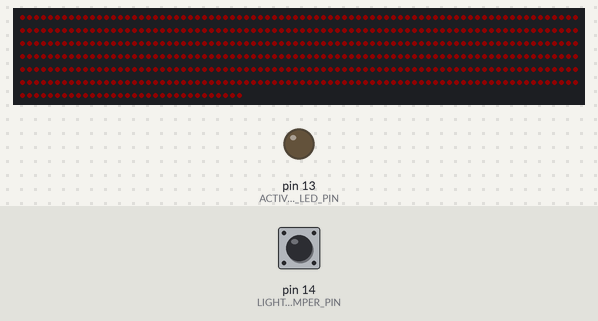
A sketch run on a simulated Arduino Mega 2560, built with avr-gcc and run on an emulated ATmega2560. Shown: 512 RGB LEDs in strip order, left to right, continuing on the next row, output pins drawn as LEDs (lit = HIGH). The inputs (shaded band) are chosen by the test bench; at power-on: pin 14 (LIGHT_TEMPERATURE_JUMPER_PIN) HIGH. Dim RGB values are drawn brighter than linear; what the sketch prints to the serial monitor is not drawn.

Above: at 3.1 s.
Timing chart, 0 to 4.6 s (numbered marks = the images above):
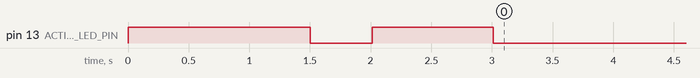

The sketch:

serialimagereceiver.ino
```cpp
#define _TESTING

#define _DEBUG

#include <FastLED.h>

#define PANEL_HEIGHT 8
#define PANEL_WIDTH 32
const int PANEL_SIZE = PANEL_HEIGHT * PANEL_WIDTH;
const int PANEL_OFFSET = PANEL_SIZE - 1;

#define HWSERIAL Serial2
#define ACTIVITY_LED_PIN 13

int pixels;
bool recvd;
const int ROWS = PANEL_HEIGHT * 2;
const int  COLUMNS = PANEL_WIDTH;

#define NUM_LEDS (COLUMNS * ROWS)
CRGB leds_plus_safety_pixel[ NUM_LEDS];
CRGB* const leds( leds_plus_safety_pixel);

const byte FRAME_HEADER_1 = 0x01;
const byte FRAME_HEADER_2 = 0x02;
const byte FRAME_HEADER_3 = 0x03;
#define FRAME_BRIGHTNESS_LENGTH 5

unsigned long frame;
int frame_brightness;

int row;

// If the frame header brightness is below this value, dim the display brightness
#define BRIGHTNESS_MEDIUM_THRESHOLD 80
#define BRIGHTNESS_BRIGHT_THRESHOLD 120
#define BRIGHTNESS_DARK 16
#define BRIGHTNESS_MEDIUM 48
#define BRIGHTNESS_BRIGHT 64
#define LED_SETTING_BLINK_DURATION_MS 1000
#define LIGHT_TEMPERATURE_JUMPER_PIN 14
#define BRIGHTNESS_JUMPER_PIN 16
#define DISPLAY_LED_PIN  3
#define COLOR_ORDER RGB
#define CHIPSET     WS2811
boolean brightness_switch;
boolean temperature_switch;

//#define LIGHT_TEMPERATURE WarmFluorescent
//#define LIGHT_TEMPERATURE Halogen
//#define LIGHT_TEMPERATURE FullSpectrumFluorescent
#define LIGHT_TEMPERATURE_WARM Tungsten100W
#define LIGHT_TEMPERATURE_COOL CoolWhiteFluorescent

void testCoordinateMapping(int x, int y) {
  Serial.print("logical coordinates (x,y):");
  Serial.print(x);
  Serial.print(",");
  Serial.print(y);
  Serial.print(": pixel:");
  Serial.println(getPixelForCoord(x,y));
}

void showTestCoordinates() {
  testCoordinateMapping(0, 0);
  testCoordinateMapping(0, 7);
  testCoordinateMapping(0, 8);
  testCoordinateMapping(0, 15);

  testCoordinateMapping(30, 0);
  testCoordinateMapping(31, 0);
  testCoordinateMapping(31, 7);
  testCoordinateMapping(30, 8);
  testCoordinateMapping(30, 15);
  testCoordinateMapping(31, 8);
  testCoordinateMapping(31, 15);
}

void setup() {
  Serial.begin(9600);
  #ifdef _DEBUG
  Serial.println("setup");
  #endif

  HWSERIAL.begin(230400);
  HWSERIAL.setTimeout(1);
  pinMode(ACTIVITY_LED_PIN, OUTPUT);
  pinMode(BRIGHTNESS_JUMPER_PIN, INPUT_PULLUP);
  pinMode(LIGHT_TEMPERATURE_JUMPER_PIN, INPUT_PULLUP);

  digitalWrite(ACTIVITY_LED_PIN, HIGH);
  delay(500);
  digitalWrite(ACTIVITY_LED_PIN, LOW);
  pixels = 0;
  frame = 0;
  row = 0;
  recvd = false;
  frame_brightness = 0;

  FastLED.addLeds<CHIPSET, DISPLAY_LED_PIN, COLOR_ORDER>(leds, NUM_LEDS);
  FastLED.setCorrection(TypicalPixelString);
  setLEDLighting();
  FastLED.show();

  #ifdef _DEBUG
  Serial.println("/setup");
  Serial.println("/setup");
  #endif

  #ifdef _TESTING
  Serial.println("Testing coordinate mapping");
  showTestCoordinates();
  showTestLEDPattern();
  #endif

}

void showTestLEDPattern() {
  Serial.println("Displaying test pattern");
  setLEDLighting();
  for (int x=0; x<COLUMNS; x++) {
    for (int y=0; y<ROWS; y++) {
      if ((x % 2) && (y % 2) )
       leds[getPixelForCoord(x, y)] = CRGB( 255, 0, 0);
       else
       leds[getPixelForCoord(x, y)] = CRGB( 255, 0, 0);
    }
  }
  FastLED.show();
  Serial.println("Displayed test pattern");
  delay(5000);
}

bool getNextByte(byte *b) {
  bool recvd = false;
  if (HWSERIAL.available()) {
    recvd = true;
    *b = HWSERIAL.read();
  }
  return recvd;
}

void getFrame() {
  pixels = 0;
  while (row < ROWS) {
    byte colors[3];
    for (int colorIdx = 0; colorIdx < 3; colorIdx++) {
      while (!getNextByte(&(colors[colorIdx])));
    }
    // Pixel data from the imageprocessor is RGB but even tho our FASTLED color order is RGB we need to rearrange them
    leds[getPixelForCoord(pixels, row)] = CRGB( colors[1], colors[0], colors[2]);
    pixels += 1;

    if (!(pixels % COLUMNS)) {
      row += 1;
      pixels = 0;
    }
  }
#ifdef _DEBUG
  Serial.print("END OF FRAME: ");
  Serial.println(frame++);
#endif
  if (frame > 1000) {
#ifdef _DEBUG
    Serial.println("Frame counter reset");
#endif
    frame = 0;
  }
  row = 0;
}

int getPixelForCoord(const int x, const int y) {
  if (y < PANEL_HEIGHT)
    return coordForPanel1(x, y);
  else
    return coordForPanel2(x, y);
}

int coordForPanel1(const int x, const int y) {
  if (x % 2)
    return countUpPanel1(x, y);
  else
    return countDownPanel1(x, y);
}

int coordForPanel2(const int x, const int y) {
  if (x % 2)
    return countUpPanel2(x, y);
  else
    return countDownPanel2(x, y);
}

int countDownPanel1(const int x, const int y) {
  return x * PANEL_HEIGHT + y;
}

int countUpPanel1(const int x, const int y) {
  return x * PANEL_HEIGHT + (PANEL_HEIGHT - 1 - y);
}

int countDownPanel2(const int x, const int y) {
  return PANEL_OFFSET + (x * PANEL_HEIGHT) + (y - PANEL_HEIGHT + 1) ;
}

int countUpPanel2(const int x, const int y) {
  return PANEL_OFFSET + (x + 1) * PANEL_HEIGHT - (y - PANEL_HEIGHT);
}

void waitForByte(byte syncByte) {
  int f = 0;
  byte b = ' ';
  while (b != syncByte) {
    while (!getNextByte(&b))
      ;
    f += 1;
  }
#ifdef _DEBUG
  Serial.print("Footer: ");
  Serial.println(f - 1);
#endif
}

// This returns true if a frame header was found
// and sets the brightness global
bool syncToFrame() {
  byte b;
  byte header_brightness[FRAME_BRIGHTNESS_LENGTH + 1];
  header_brightness[FRAME_BRIGHTNESS_LENGTH] = '\0';
  waitForByte(FRAME_HEADER_1);
  while (!getNextByte(&b))
    ;
  if (b != FRAME_HEADER_2) {
    Serial.println("!sync2");
    return false;
  }

  for (int i = 0; i < FRAME_BRIGHTNESS_LENGTH; i++) {
    while (!getNextByte(&b))
      ;
    header_brightness[i] = b;
  }
#ifdef _DEBUG
  Serial.print("brightness");
  Serial.println((char*)header_brightness);
#endif

  while (!getNextByte(&b))
    ;
  if (b != FRAME_HEADER_3) {
    Serial.println("!sync3");
    return false;
  }
  String brightnessString = (char*)header_brightness;
  frame_brightness = brightnessString.toInt();
#ifdef _DEBUG
  Serial.println("sync");
#endif
  return true;
}

boolean isLightingSettingChanged() {
  boolean changed = false;

  if (brightness_switch != digitalRead(BRIGHTNESS_JUMPER_PIN)) {
    brightness_switch = digitalRead(BRIGHTNESS_JUMPER_PIN);
    changed = true;
  }
  if (temperature_switch != digitalRead(LIGHT_TEMPERATURE_JUMPER_PIN)) {
    temperature_switch = digitalRead(LIGHT_TEMPERATURE_JUMPER_PIN);
    changed = true;
  }

  return changed;
}

void setLEDLighting() {
  digitalWrite(ACTIVITY_LED_PIN, HIGH);
  delay(LED_SETTING_BLINK_DURATION_MS);
  digitalWrite(ACTIVITY_LED_PIN, LOW);
  if (digitalRead(BRIGHTNESS_JUMPER_PIN) == LOW) {
    FastLED.setBrightness(BRIGHTNESS_MEDIUM);
  } else if (frame_brightness < BRIGHTNESS_MEDIUM_THRESHOLD) {
    FastLED.setBrightness(BRIGHTNESS_DARK);
  } else if (frame_brightness < BRIGHTNESS_BRIGHT_THRESHOLD) {
    FastLED.setBrightness(BRIGHTNESS_MEDIUM);
  } else {
    FastLED.setBrightness(BRIGHTNESS_BRIGHT);
  }
  FastLED.setTemperature((digitalRead(LIGHT_TEMPERATURE_JUMPER_PIN) == HIGH) ? LIGHT_TEMPERATURE_WARM : LIGHT_TEMPERATURE_COOL);
  FastLED.clear();
}

void loop() {
  digitalWrite(ACTIVITY_LED_PIN, LOW);
   while (!syncToFrame()) Serial.println("Failed to Sync");
  digitalWrite(ACTIVITY_LED_PIN, HIGH);
  if (isLightingSettingChanged()) {
    setLEDLighting();
  }
  getFrame();
  digitalWrite(ACTIVITY_LED_PIN, LOW);
  FastLED.show();
}
```
